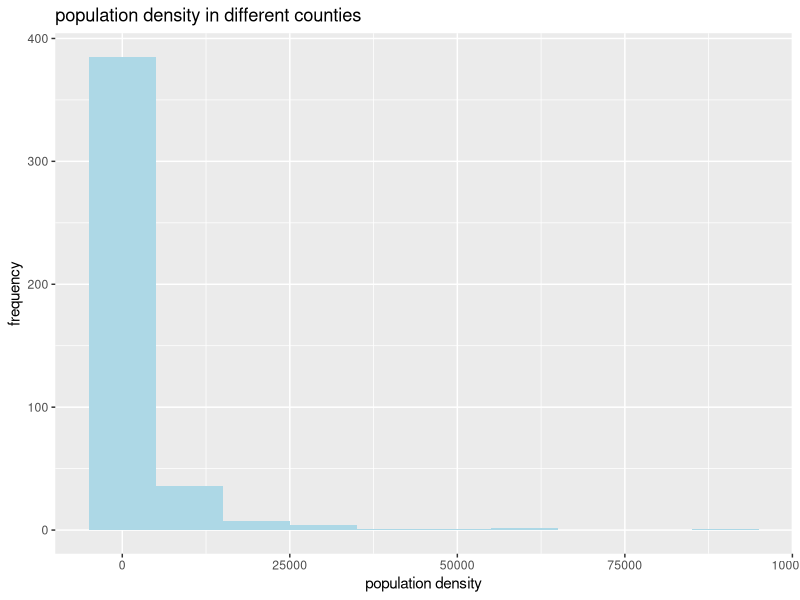
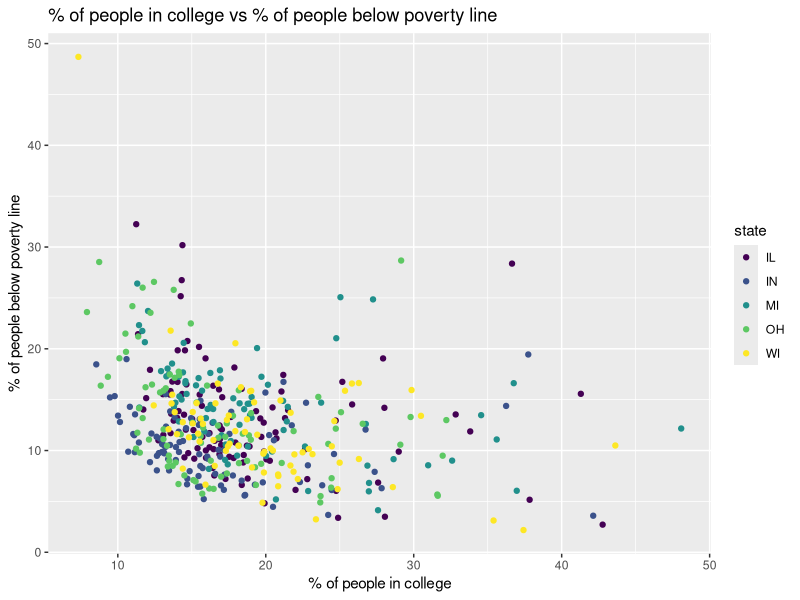
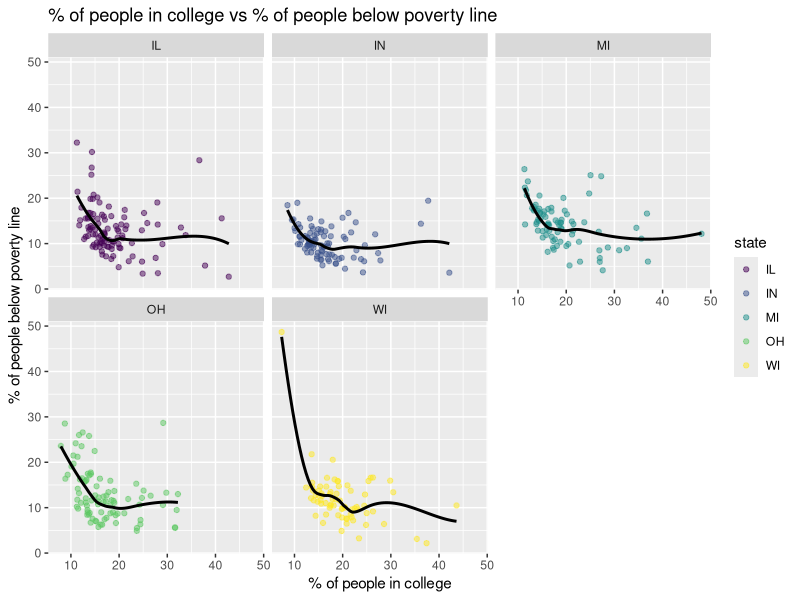
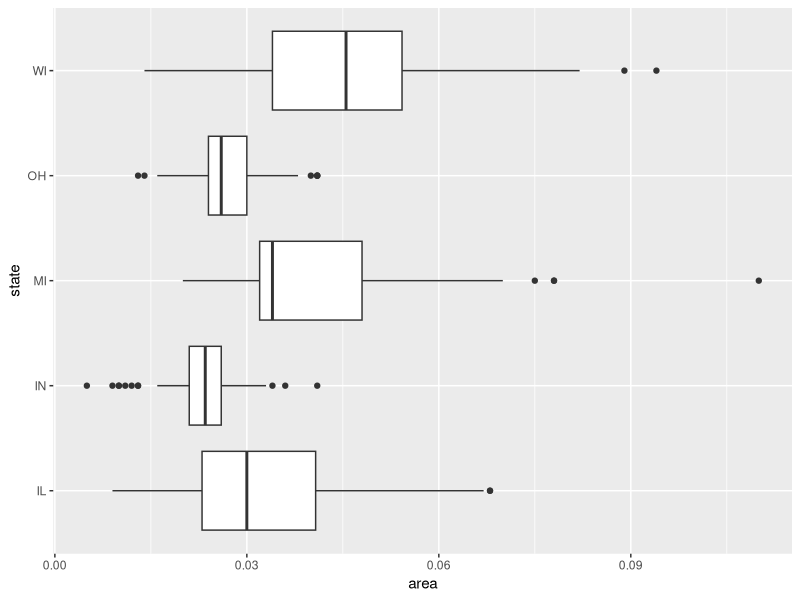
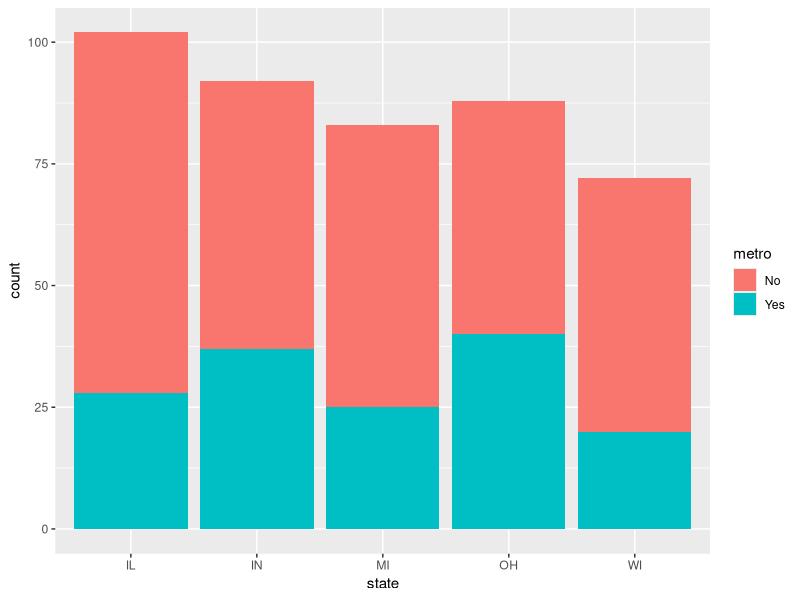
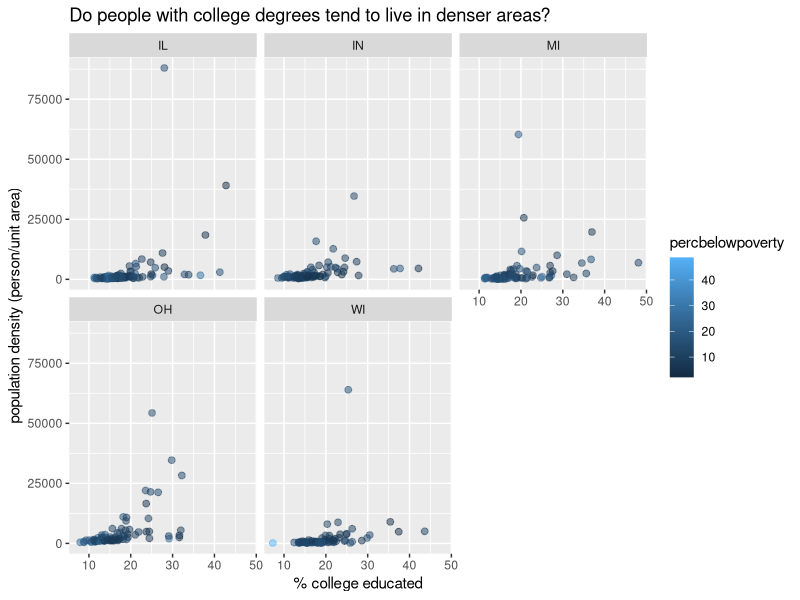

Write R code to recreate these figures, in order.
## ---- chunk 1
library(tidyverse)
library(viridis)
## ---- chunk 2
glimpse(midwest)
## ---- chunk 3
view(midwest)
## ---- chunk 4
ggplot(midwest, aes(x = popdensity))+
  geom_histogram(binwidth = 10000, fill = "light blue")+
labs(title = "population density in different counties", x = "population density", y = "frequency")
## ---- chunk 5
    ggplot(midwest, aes(x=percollege, y=percbelowpoverty, color=state))+
      geom_point()+
      labs(title="% of people in college vs % of people below poverty line", x= "% of people in college", y= "% of people below poverty line") + scale_colour_viridis_d()
## ---- chunk 6
    ggplot(midwest, aes(x=percollege, y=percbelowpoverty, color=state))+
      geom_point(alpha = .5)+
      facet_wrap(~state) +
      geom_smooth(se = FALSE, color = "black")+
      labs(title="% of people in college vs % of people below poverty line", x= "% of people in college", y= "% of people below poverty line") + scale_colour_viridis_d()
## ---- chunk 7
    ggplot(midwest, aes(x=area, y=state))+
      geom_boxplot()
## ---- chunk 8
midwest <- midwest |>
  mutate(metro = if_else(inmetro == 1, "Yes", "No"))
## ---- chunk 9
ggplot(midwest, aes(x=state, fill= metro))+
  geom_bar()
## ---- chunk 10
    ggplot(midwest, aes(x=percollege, y=popdensity, color=percbelowpoverty))+
      geom_point(size=2, alpha=0.5)+
       facet_wrap(~state) +
      labs(title="Do people with college degrees tend to live in denser areas?", x= "% college educated", y= "population density (person/unit area)", fill= "% below \n poeverty line")
